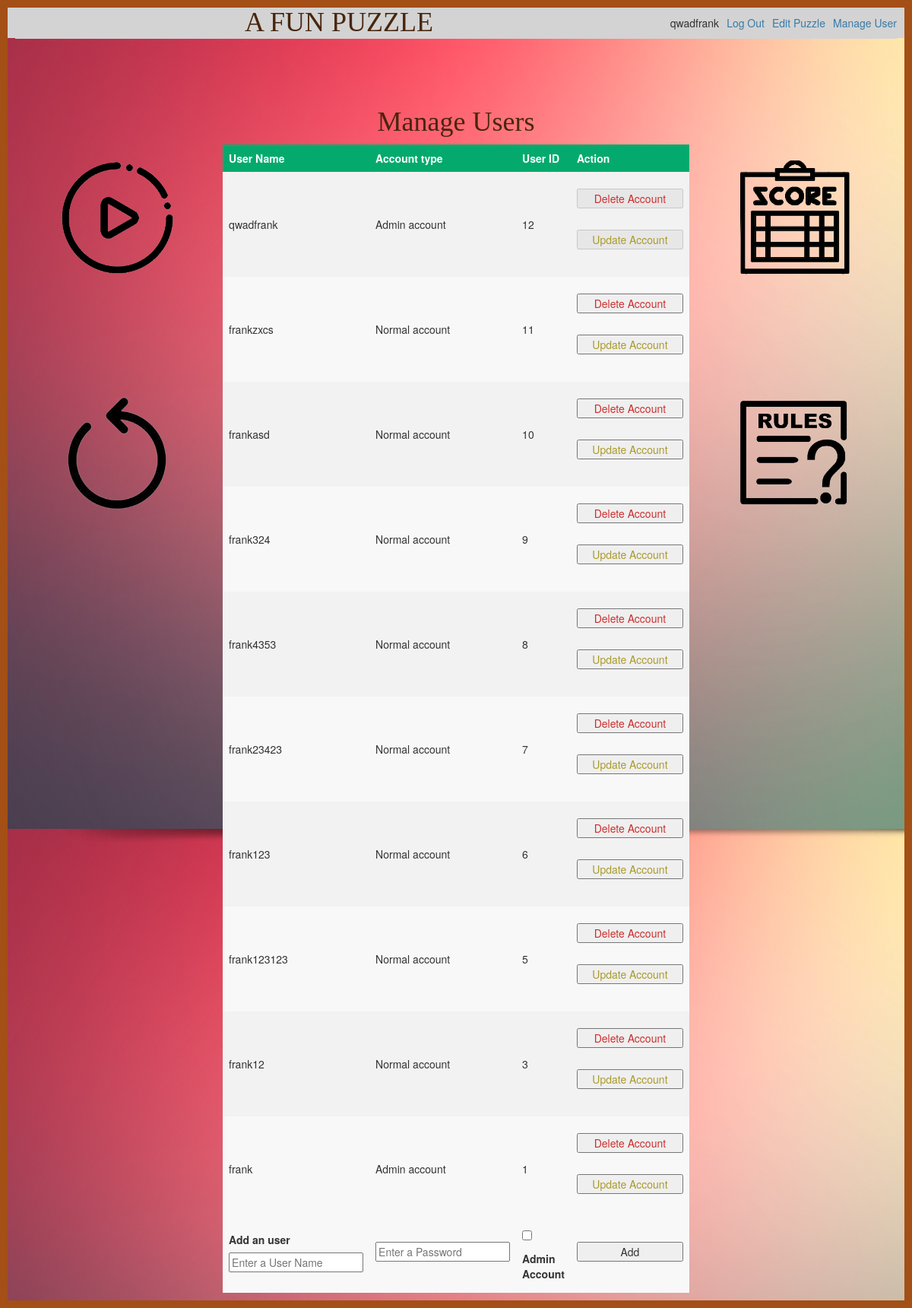
/manage (signed in), run on the app's committed database.
### tables this page shows
CREATE TABLE user (
  id INTEGER PRIMARY KEY AUTOINCREMENT,
  username TEXT UNIQUE NOT NULL,
  password TEXT NOT NULL,
  isadmin INTEGER NOT NULL

);

### flaskapp/play.py (the view, shortened to what this page needs)
@bp.route('/manage', methods=('GET', 'POST'))
@login_required
def manage():
    db = get_db()
    users = db.execute(
        'SELECT id, username, isadmin'
        ' FROM user '
        ' ORDER BY id DESC'
    ).fetchall()
    return render_template('play/manage.html', users=users)

### flaskapp/auth.py (called while the page is built)
@bp.before_app_request
def load_logged_in_user():
    user_id = session.get('user_id')
    if user_id is None:
        g.user = None
    else:
        g.user = get_db().execute(
            'SELECT * FROM user WHERE id = ?', (user_id,)
        ).fetchone()

def login_required(view):
    @functools.wraps(view)
    def wrapped_view(**kwargs):
        if g.user is None:
            return redirect(url_for('auth.login'))
        return view(**kwargs)
    return wrapped_view

### flaskapp/db.py (called while the page is built)
def get_db():
    if 'db' not in g:
        g.db = sqlite3.connect(
            current_app.config['DATABASE'],
            detect_types=sqlite3.PARSE_DECLTYPES
        )
        g.db.row_factory = sqlite3.Row
    return g.db

### flaskapp/templates/play/manage.html (shortened to what this page needs)
{% extends 'base.html' %}
{% block content %}
    {% if g.user['isadmin'] == 1 %}
    <div class="row">
      <div class="col-xs-12">
        <h1>{% block title %}Manage Users {% endblock %}</h1>
      </div>
      <div class="col-xs-12">
        <table id="scoreboard">
          <tr>
            <th>User Name</th>
            <th>Account type</th>
            <th>User ID</th>
            <th>Action</th>
          </tr>
          {% for user in users %}
          <tr>
            <td>{{ user[1] }}</td>
            {% if user[2] == 1 %}
            <td>Admin account</td>
            {% else %}
            <td>Normal account {{user[3]}}</td>
            {% endif %}
            <td>{{ user[0] }}</td>
            <td>
              {% if g.user['id'] != user['id'] %}
              <form action="{{ url_for('play.delete', id=user['id']) }}" method="post">
                <input class="danger actions" type="submit" value="Delete Account">
              </form>
              <form action="{{ url_for('play.changeaccounttype', id=user['id']) }}" method="post">
                <input class="warning actions" type="submit" value="Update Account">
              </form>
              {% else %}
              <form action="{{ url_for('play.delete', id=user['id']) }}" method="post">
                <input class="danger" type="submit" value="Delete Account" disabled>
              </form>
              <form action="{{ url_for('play.changeaccounttype', id=user['id']) }}" method="post">
                <input class="warning" type="submit" value="Update Account" disabled>
              </form>
              {% endif %}
            </td>
          </tr>
          {% endfor %}
          <tr>
            <form method="post">
              <td>
                <label for="username">Add an user</label>
                <input name="username" id="username" placeholder="Enter a User Name" required>
              </td>
              <td>
                <input type="password" name="password" id="password" placeholder="Enter a Password" required>
              </td>
              <td>
                <input type="checkbox" name="adminpass" id="adminpass" placeholder="" value="1">
                <label for="adminpass">Admin Account</label>
              </td>
              <td>
                <input type="submit" value="Add">
              </td>
            </form>
          </tr>
        </table>
      </div>
    </div>
    {% else %}
    <h1>Permission denied, Please contact admin to gain access.</h1>
    {% endif %}
{% endblock %}

### flaskapp/templates/base.html (shortened to what this page needs)
<!doctype html>
<link rel="stylesheet" href="https://maxcdn.bootstrapcdn.com/bootstrap/3.4.1/css/bootstrap.min.css">
<link rel="stylesheet" href="{{ url_for('static', filename='css/style.css') }}">
<nav>
  <h1>A FUN PUZZLE</h1>
  <ul>
    {% if g.user %}
      <li><span>{{ g.user['username'] }}</span>
      <li><a href="{{ url_for('auth.logout') }}">Log Out</a>
      {% if g.user['isadmin'] == 1 %}
      <li><a href="{{ url_for('play.edit') }}">Edit Puzzle</a>
      <li><a href="{{ url_for('play.manage') }}">Manage User</a>
      {% endif %}
    {% else %}
      <li><a href="{{ url_for('auth.register') }}">Register</a>
      <li><a href="{{ url_for('auth.login') }}">Log In</a>
    {% endif %}
  </ul>
</nav>
<section class="content">
  <header>
  </header>
  <div class="row" >
    <div class="col-sm-3 col-xs-12 centerdiv maindivs">
      <div class="row">
        <div class="col-sm-12 col-xs-6 centerdiv">
          <a href="/play#iFrame1">
            <div class="play buttondiv">
            </div>
          </a>
        </div>
        <div class="col-sm-12 col-xs-6 centerdiv">
          <a href="/restart">
            <div class="restart buttondiv">
            </div>
          </a>
        </div>
      </div>
    </div>
    <div class="col-sm-6 col-xs-12 gamediv maindivs">
  {% block content %}
  {% endblock %}
</div>
<div class="col-sm-3 col-xs-12 centerdiv maindivs">
  <div class="row">
    <div class="col-sm-12 col-xs-6 centerdiv">
      <a href="/score">
        <div class="score buttondiv">
        </div>
      </a>
    </div>
    <div class="col-sm-12 col-xs-6 centerdiv">
      <a href="/rules">
        <div class="rules buttondiv">
        </div>
      </a>
    </div>
  </div>
</div>
</div>
</section>

### flaskapp/static/css/style.css (style rules this page uses)
.gamediv { margin-top: 10vh; display: flex; display: -webkit-flex; justify-content: center; align-items: center; }
.centerdiv { display: flex; justify-content: center; }
.buttondiv { margin-top: 20vh; margin-left: 20px; margin-right: 20px; height: 150px; width: 150px; background-repeat: no-repeat; background-size: contain; transition: 0.3s; }
.play { background-image: url("pics/play.png"); }
.restart { background-image: url("pics/restart.png"); }
.score { background-image: url("pics/score.png"); }
.rules { background-image: url("pics/rules.png"); }
table { border-collapse: collapse; width: 100%; }
th, td { text-align: left; padding: 8px; }
tr:nth-child(even) { background-color: #f2f2f2 }
tr:nth-child(odd) { background-color: #f8f8f8 }
th { background-color: #04AA6D; color: white; }
h1 { text-align: center; font-family: serif; color: #49260d; margin: 1rem 0; }
a { color: #377ba8; }
nav { background: lightgray; display: flex; align-items: center; padding: 0 0.5rem; }
nav h1 { flex: auto; margin: 0; }
nav ul { display: flex; list-style: none; margin: 0; padding: 0; }
nav ul li a, nav ul li span, header .action { display: block; padding: 0.5rem; }
.content { padding: 0 1rem 1rem; }
.content>header { border-bottom: 1px solid lightgray; display: flex; align-items: flex-end; }
.content:last-child { margin-bottom: 0; }
.content form { margin: 1em 0; display: flex; flex-direction: column; }
.content label { font-weight: bold; margin-bottom: 0.5em; }
.content input, .content textarea { margin-bottom: 1em; }
input.danger { color: #cc2f2e; }
input.warning { color: #aa9b2a; }
input[type=submit] { align-self: start; min-width: 10em; }

### data on the page
user: user.username "qwadfrank", username "qwadfrank", isadmin "Admin account", id "12"
user: username "frankzxcs", id "11"
user: username "frankasd", id "10"
user: username "frank324", id "9"
user: username "frank4353", id "8"
user: username "frank23423", id "7"
user: username "frank123", id "6"
user: username "frank123123", id "5"
user: username "frank12", id "3"
user: username "frank", isadmin "Admin account", id "1"
